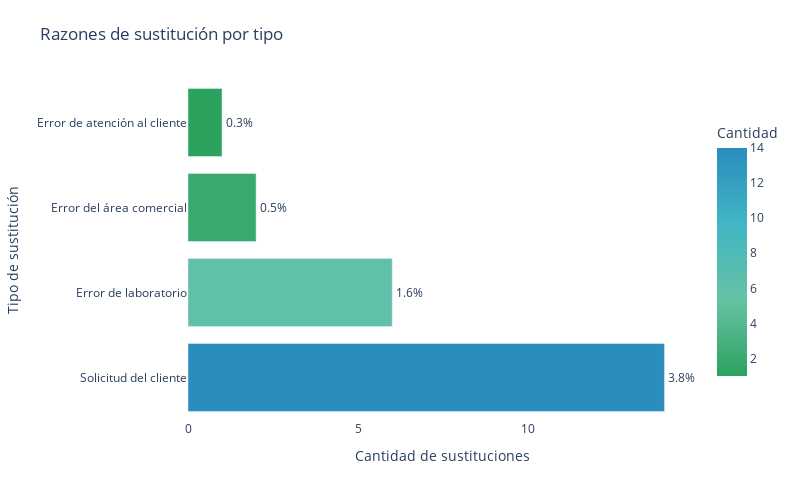

The notebook cell this image was saved under:
### Markdown cell above
### Se comparan los distintos tipos de errores de sustitución

### Code cell
import plotly.express as px

# Asumimos que subs_reason ya está definido
# Calcular el total de sustituciones
total = len(mass_cal['report_number'].unique())

# Calcular los porcentajes
percentages = [(v / total) * 100 for v in subs_reason.values]

# Creamos el gráfico de barras horizontales con la misma estética
fig = px.bar(
    subs_reason,
    x=subs_reason.values,
    y=subs_reason.index,
    orientation='h',
    color=subs_reason.values,  # Esto activa el gradiente
    color_continuous_scale=['#2ca25f', '#66c2a4', '#41b6c4', '#2b8cbe'],  # Escala de verde a azul
    title='Razones de sustitución por tipo'
)

# Configurar el diseño para que sea idéntico al de la imagen
fig.update_layout(
    width=800,
    height=500,
    xaxis_title='Cantidad de sustituciones',
    yaxis_title='Tipo de sustitución',
    plot_bgcolor='white',
    margin=dict(l=150, r=50, t=80, b=80),
    coloraxis_colorbar=dict(
        title='Cantidad',
        len=0.8
    )
)

# Eliminar las anotaciones automáticas de valores si existen
fig.update_traces(texttemplate='', hovertemplate='<b>%{y}</b><br>Cantidad: %{x}<extra></extra>')  # Formato del hover)

# Añadir solo los porcentajes donde están los círculos rojos
for i, (valor, porcentaje) in enumerate(zip(subs_reason.values, percentages)):
    fig.add_annotation(
        x=valor + 0.5,
        y=i,
        text=f"{porcentaje:.1f}%",  # Solo el porcentaje con un decimal
        showarrow=False,
        font=dict(size=12),
        xanchor="center",
        yanchor="middle"
    )

# Mostrar el gráfico
fig.show()

### Figure 1 — Plotly figure (JSON) as saved in the notebook; plotly's stock layout.template omitted (floating-point values rounded to 4 significant figures)
{"data": [{"hovertemplate": "<b>%{y}</b><br>Cantidad: %{x}<extra></extra>", "legendgroup": "", "marker": {"color": [14, 6, 2, 1], "coloraxis": "coloraxis", "pattern": {"shape": ""}}, "name": "", "orientation": "h", "showlegend": false, "textposition": "auto", "texttemplate": "", "type": "bar", "x": [14, 6, 2, 1], "xaxis": "x", "y": ["Solicitud del cliente", "Error de laboratorio", "Error del área comercial", "Error de atención al cliente"], "yaxis": "y"}], "layout": {"annotations": [{"font": {"size": 12}, "showarrow": false, "text": "3.8%", "x": 14.5, "xanchor": "center", "y": 0, "yanchor": "middle"}, {"font": {"size": 12}, "showarrow": false, "text": "1.6%", "x": 6.5, "xanchor": "center", "y": 1, "yanchor": "middle"}, {"font": {"size": 12}, "showarrow": false, "text": "0.5%", "x": 2.5, "xanchor": "center", "y": 2, "yanchor": "middle"}, {"font": {"size": 12}, "showarrow": false, "text": "0.3%", "x": 1.5, "xanchor": "center", "y": 3, "yanchor": "middle"}], "barmode": "relative", "coloraxis": {"colorbar": {"len": 0.8, "title": {"text": "Cantidad"}}, "colorscale": [[0, "#2ca25f"], [0.3333, "#66c2a4"], [0.6667, "#41b6c4"], [1, "#2b8cbe"]]}, "height": 500, "legend": {"tracegroupgap": 0}, "margin": {"b": 80, "l": 150, "r": 50, "t": 80}, "plot_bgcolor": "white", "title": {"text": "Razones de sustitución por tipo"}, "width": 800, "xaxis": {"anchor": "y", "domain": [0, 1], "title": {"text": "Cantidad de sustituciones"}}, "yaxis": {"anchor": "x", "domain": [0, 1], "title": {"text": "Tipo de sustitución"}}}}
